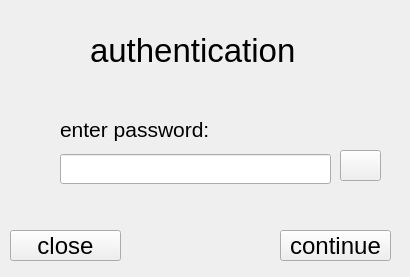
<?xml version="1.0" encoding="UTF-8"?>
<ui version="4.0">
 <class>authentication</class>
 <widget class="QWidget" name="authentication">
  <property name="geometry">
   <rect>
    <x>0</x>
    <y>0</y>
    <width>410</width>
    <height>277</height>
   </rect>
  </property>
  <property name="windowTitle">
   <string>Form</string>
  </property>
  <widget class="QWidget" name="layoutWidget">
   <property name="geometry">
    <rect>
     <x>60</x>
     <y>110</y>
     <width>271</width>
     <height>74</height>
    </rect>
   </property>
   <layout class="QVBoxLayout" name="verticalLayout">
    <item>
     <widget class="QLabel" name="label">
      <property name="font">
       <font>
        <pointsize>16</pointsize>
       </font>
      </property>
      <property name="text">
       <string>enter password:</string>
      </property>
     </widget>
    </item>
    <item>
     <widget class="QLineEdit" name="passwordEdit">
      <property name="minimumSize">
       <size>
        <width>0</width>
        <height>30</height>
       </size>
      </property>
      <property name="echoMode">
       <enum>QLineEdit::Password</enum>
      </property>
     </widget>
    </item>
   </layout>
  </widget>
  <widget class="QPushButton" name="continueButton">
   <property name="geometry">
    <rect>
     <x>280</x>
     <y>230</y>
     <width>111</width>
     <height>31</height>
    </rect>
   </property>
   <property name="font">
    <font>
     <pointsize>18</pointsize>
    </font>
   </property>
   <property name="text">
    <string>continue</string>
   </property>
  </widget>
  <widget class="QPushButton" name="closeButton">
   <property name="geometry">
    <rect>
     <x>10</x>
     <y>230</y>
     <width>111</width>
     <height>31</height>
    </rect>
   </property>
   <property name="font">
    <font>
     <pointsize>18</pointsize>
    </font>
   </property>
   <property name="text">
    <string>close</string>
   </property>
  </widget>
  <widget class="QLabel" name="label_3">
   <property name="geometry">
    <rect>
     <x>90</x>
     <y>20</y>
     <width>231</width>
     <height>61</height>
    </rect>
   </property>
   <property name="font">
    <font>
     <pointsize>25</pointsize>
    </font>
   </property>
   <property name="text">
    <string>authentication</string>
   </property>
  </widget>
  <widget class="QPushButton" name="checkPasswordButton">
   <property name="geometry">
    <rect>
     <x>340</x>
     <y>150</y>
     <width>41</width>
     <height>31</height>
    </rect>
   </property>
   <property name="font">
    <font>
     <pointsize>25</pointsize>
    </font>
   </property>
   <property name="text">
    <string/>
   </property>
  </widget>
 </widget>
 <resources/>
 <connections/>
</ui>
